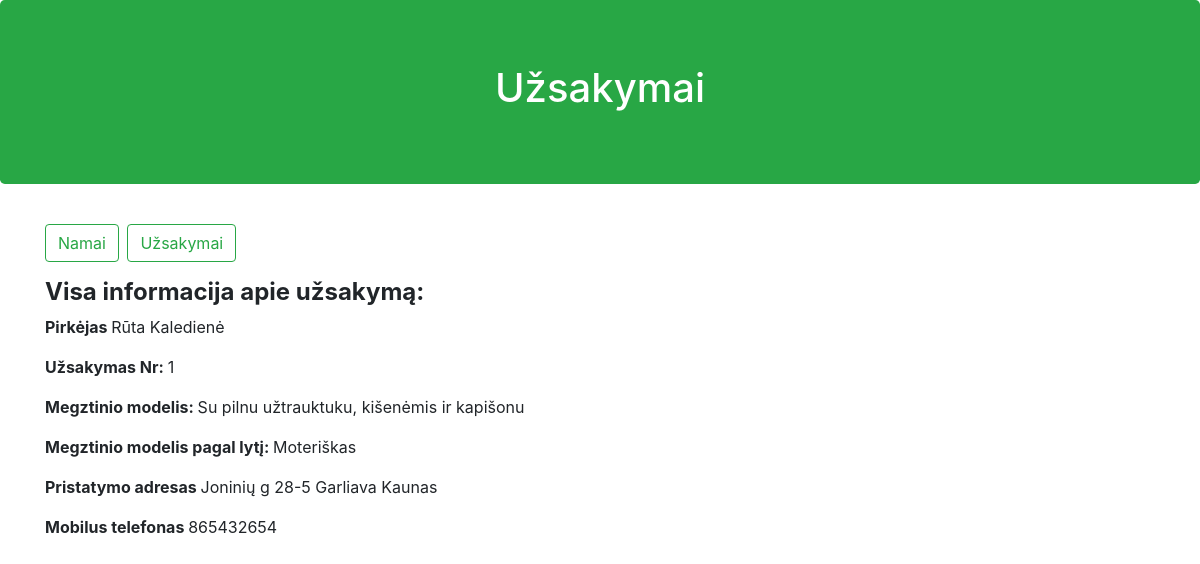
The page /more_info.php?id=1 on the database its author committed.
### tables this page shows
CREATE TABLE IF NOT EXISTS `orders` (
  `id` int(11) NOT NULL AUTO_INCREMENT,
  `jumper_id` int(11) NOT NULL,
  `jumper_color_id` int(11) NOT NULL,
  `jumper_gender_id` int(11) NOT NULL,
  `jumper_size_id` int(11) NOT NULL,
  `buyer_name` varchar(255) NOT NULL,
  `buyer_lastname` varchar(255) NOT NULL,
  `buyer_address_1` varchar(255) NOT NULL,
  `buyer_address_2` varchar(255) DEFAULT NULL,
  `mobile` varchar(255) DEFAULT NULL,
  `city_id` int(11) NOT NULL,
  PRIMARY KEY (`id`)
);

CREATE TABLE IF NOT EXISTS `jumpers` (
  `id` int(11) NOT NULL AUTO_INCREMENT,
  `type` text NOT NULL,
  `price` text NOT NULL,
  `about_product` text NOT NULL,
  PRIMARY KEY (`id`)
);

CREATE TABLE IF NOT EXISTS `jumper_gender` (
  `id` int(11) NOT NULL AUTO_INCREMENT,
  `gender` varchar(255) NOT NULL,
  PRIMARY KEY (`id`)
);

### public/more_info.php (the view, shortened to what this page needs)
<?php
require_once '../database.php';
if (isset($_GET['id'])) {
    $id = intval($_GET['id']);
} else {
    $id = null;
}
$sql = "SELECT
    orders.id AS id,
    CONCAT(
        orders.buyer_name,
        ' ',
        orders.buyer_lastname
    ) AS buyer,
    jumpers.type AS type,
    jumper_color.color AS color,
    jumper_gender.gender AS gender,
    jumper_size.size AS size,
    CONCAT(
      orders.buyer_address_1,
      ' ',
      orders.buyer_address_2,
      ' ',
      cities.city) AS address,
    orders.mobile AS mobile
FROM
    orders
LEFT JOIN jumpers ON orders.jumper_id = jumpers.id
LEFT JOIN jumper_color ON orders.jumper_color_id = jumper_color.id
LEFT JOIN jumper_gender ON orders.jumper_gender_id = jumper_gender.id
LEFT JOIN jumper_size ON orders.jumper_size_id = jumper_size.id
LEFT JOIN cities ON orders.city_id = cities.id where orders.id=" . $id;
$sql_result = mysqli_query($connect, $sql);
?>
<!DOCTYPE html>
<html>
<head>
    <link href="bootstrap/css/bootstrap.min.css" rel="stylesheet">
</head>
<body>
<header class="jumbotron bg-success text-center text-white">
    <div class="content">
        <div class="container">
            <h1>Užsakymai</h1>
        </div>
    </div>
</header>
<div class="container">
    <div>
        <ul class="nav nav-pills">
            <li class="mb-3">
                <a href="index.php" class="btn btn-outline-success mt-2 mb" role="button" aria-pressed="true">Namai</a>
                <a href="orders_list.php" class="btn btn-outline-success mt-2 ml-1" role="button" aria-pressed="true">Užsakymai</a>
            </li>
        </ul>
    </div>
    <div>
        <?php $row = mysqli_fetch_array($sql_result); ?>
        <h4><strong>Visa informacija apie užsakymą:</strong></h4>
        <p><strong>Pirkėjas </strong><?php echo htmlentities($row['buyer'], ENT_QUOTES); ?></p>
        <p><strong>Užsakymas Nr: </strong><?php echo $row['id']; ?></p>
        <p><strong>Megztinio modelis: </strong><?php echo $row['type']; ?></p>
        <p><strong>Megztinio modelis pagal lytį: </strong><?php echo $row['gender']; ?></p>
        <p><strong>Pristatymo adresas </strong><?php echo htmlentities($row['address'], ENT_QUOTES); ?></p>
        <p><strong>Mobilus telefonas </strong><?php echo htmlentities($row['mobile'], ENT_QUOTES); ?></p>
    </div>
</div>
</body>
</html>

### rows shown on the page
orders: id "1", jumper.type "Su pilnu užtrauktuku, kišenėmis ir kapišonu", jumper_gender.gender "Moteriškas", mobile "865432654"

### other values the page prints
$row['buyer'] "Rūta Kaledienė"
$row['address'] "Joninių g 28-5 Garliava Kaunas"
